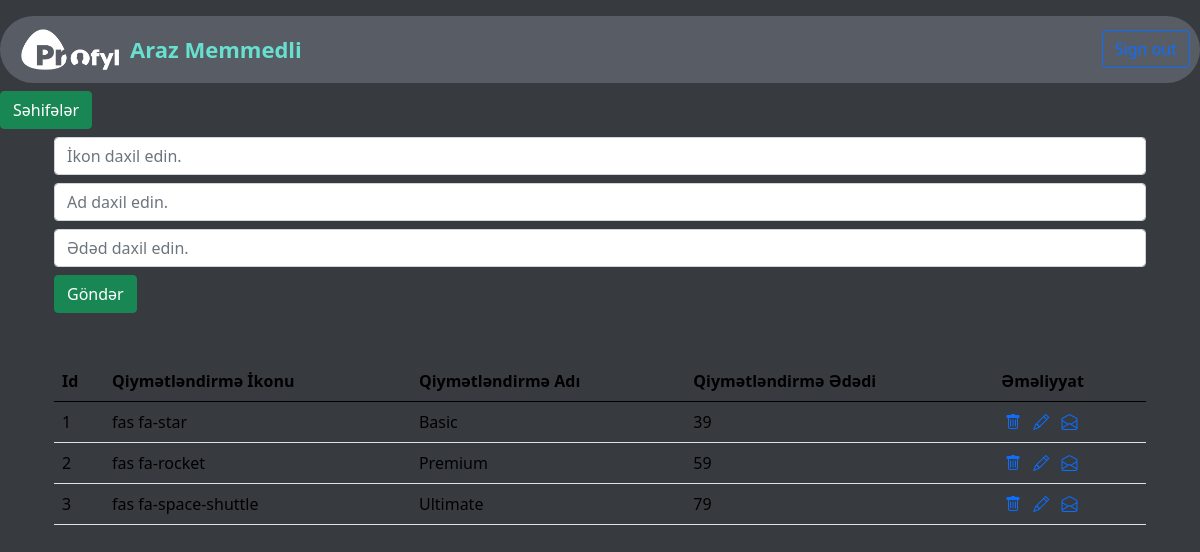
Screenshot of /admin/pricing/ with the database file from the repository.
### app/models.py (models this page shows)
class Pricing(db.Model):
    id = db.Column(db.Integer, primary_key=True)
    p_icon=db.Column(db.String(70))
    p_name=db.Column(db.String(60))
    p_number=db.Column(db.Integer)

### admin/p_routes.py (the view, shortened to what this page needs)
@pricing_bp.route('/admin/pricing/',methods=['GET','POST'])
def pricing():
    form=PricingForm()
    pricings=Pricing.query.all()
    p_categories=PricingCategory.query.all()
    return render_template('admin/pricing.html',form=form,pricings=pricings)

### admin/forms.py
class PricingForm(FlaskForm):
    p_icon=StringField('p_icon')
    p_name=StringField('p_name')
    p_number=IntegerField('p_number')
    submit=SubmitField()

### admin/templates/admin/pricing.html
{% extends 'admin/base.html' %}
{% block content %}
<section id="pricing-form">
    <div class="container">
        <div class="row">
            <div class="col-12">
                <form action="/admin/pricing/" method="POST">
                    <div class="form-group mt-2">
                        {{form.p_icon(class_='form-control',placeholder='İkon daxil edin.')}}
                    </div>
                    <div class="form-group mt-2">
                        {{form.p_name(class_='form-control',placeholder='Ad daxil edin.')}}
                    </div>
                    <div class="form-group mt-2">
                        {{form.p_number(class_='form-control',placeholder='Ədəd daxil edin.')}}
                    </div>
                    <div class="form-group mt-2">
                        {{form.submit(class_='btn btn-success',value='Göndər')}}
                    </div>
                </form>
            </div>
        </div>
    </div>
</section>
<section id="pricing-table">
    <div class="container mt-5">
        <table class="table" style="color: white;">
            <thead>
              <tr>
                <th scope="col">Id</th>
                <th scope="col">Qiymətləndirmə İkonu</th>
                <th scope="col">Qiymətləndirmə Adı</th>
                <th scope="col">Qiymətləndirmə Ədədi</th>
                <th scope="col">Əməliyyat</th>
              </tr>
            </thead>
            <tbody>
              {% for pricing in pricings %}
              <tr>
                <td>{{pricing.id}}</td>
                <td>{{pricing.p_icon}}</td>
                <td>{{pricing.p_name}}</td>
                <td>{{pricing.p_number}}</td>
                <td>
                    <a href="/pricing/delete/{{pricing.id}}"><i class="bi bi-trash mx-1"></i></a>
                    <a href="/pricing/update/{{pricing.id}}"><i class="bi bi-pencil mx-1"></i></a>
                    <a href=""><i class="bi bi-envelope-open mx-1"></i></a>
                </td>
              </tr>
              {% endfor %}
            </tbody>
          </table>
    </div>
</section>
{% endblock  %}

### rows the page displays
Pricing: id "1", p_icon "fas fa-star", p_name "Basic", p_number "39"
Pricing: id "2", p_icon "fas fa-rocket", p_name "Premium", p_number "59"
Pricing: id "3", p_icon "fas fa-space-shuttle", p_name "Ultimate", p_number "79"
